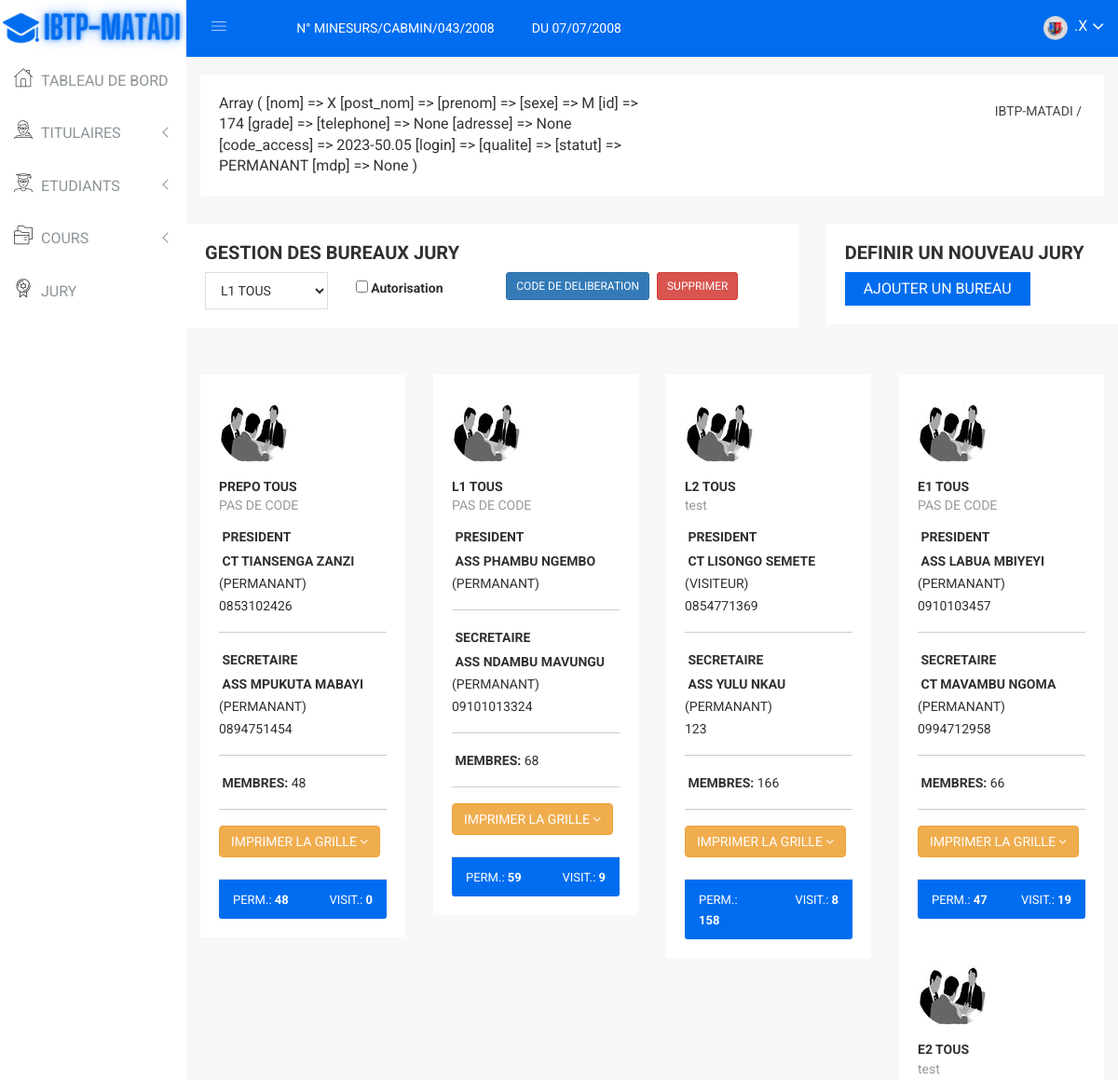
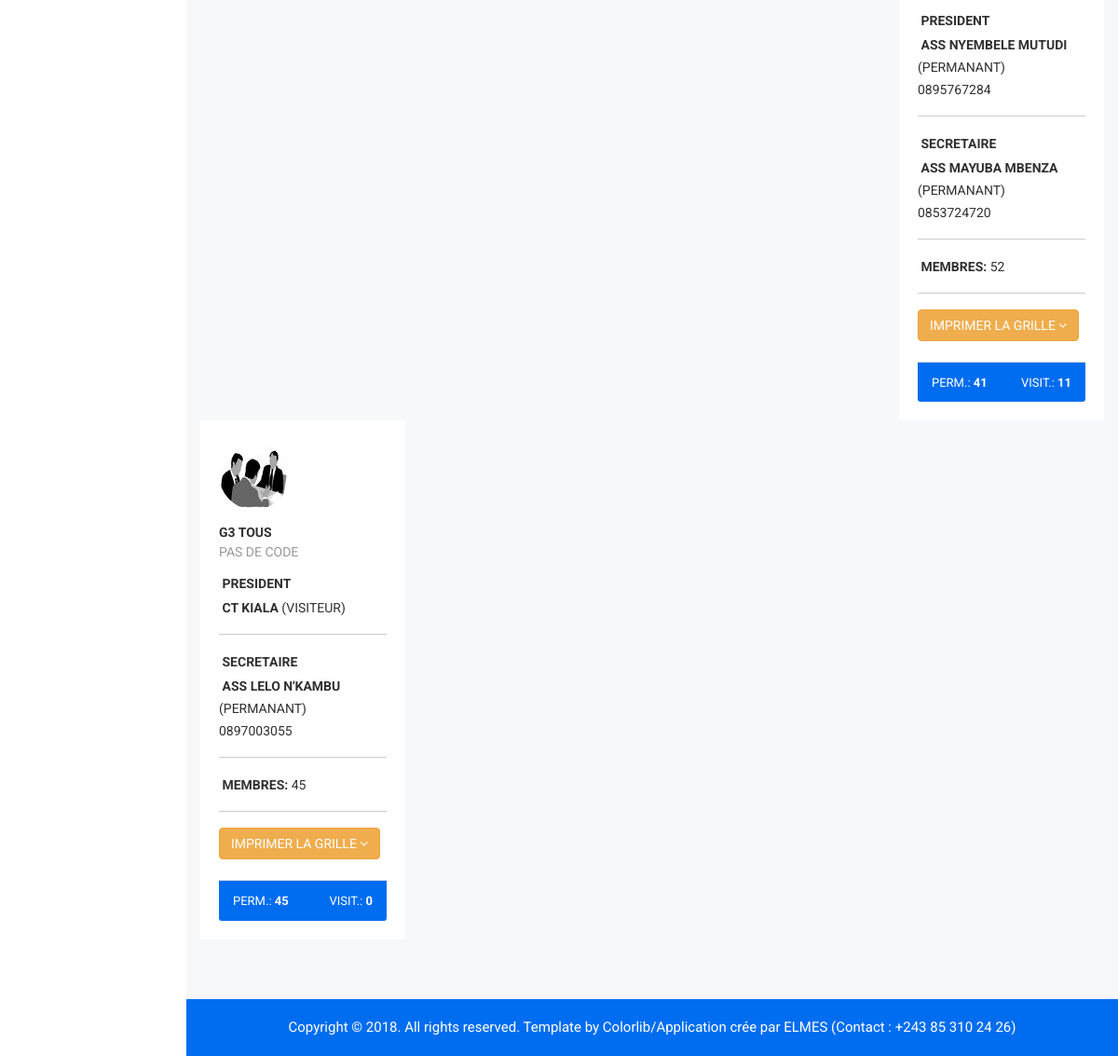
Screenshot of /index.php?gestion-jury (signed in) with the database file from the repository (2 pictures, top to bottom).
### tables this page shows
CREATE TABLE `jury` (
  `id` int(11) NOT NULL,
  `designation` varchar(255) DEFAULT NULL,
  `id_president` int(11) DEFAULT NULL,
  `mdp` varchar(255) DEFAULT NULL,
  `statut` enum('on','off') DEFAULT NULL,
  `code_auth` varchar(255) DEFAULT NULL,
  `id_secretaire` int(11) DEFAULT NULL
);

CREATE TABLE `enseignant` (
  `id` int(11) NOT NULL,
  `nom` varchar(255) DEFAULT NULL,
  `post_nom` varchar(255) DEFAULT NULL,
  `prenom` varchar(255) DEFAULT NULL,
  `sexe` enum('M','F') DEFAULT NULL,
  `code_access` varchar(255) DEFAULT NULL,
  `statut` enum('VISITEUR','PERMANANT') DEFAULT NULL,
  `grade` enum('ASS','CPP','CT','PROF','EXP') DEFAULT NULL,
  `mdp` varchar(255) DEFAULT NULL,
  `telephone` varchar(255) DEFAULT NULL,
  `adresse` varchar(255) DEFAULT NULL
);

### controleur/php/controleur.php (called while the page is built, shortened)
<?php
require "modele/modele.php";
function gestionJury(){
    $listJury = getListJury();
	require "vue/pages/gestion_jury.php";
}

### modele/modele.php (called while the page is built, shortened)
<?php
function getBdd(){
	$bdd = new PDO(
			'mysql:host=localhost;dbname=ibtp-matadi_data',
			'admin',
			'mot2p@sse'
		);
	return $bdd;
}
function getEnseignantInfos($id){
	$bdd = getBdd();
	$req = $bdd -> prepare("SELECT *
		FROM enseignant
		WHERE id = ?
	");
	$req -> execute(array($id));
	$data = $req -> fetch(PDO::FETCH_ASSOC);
	return $data;
}
function getListJury(){
	$bdd = getBdd();
	$req = $bdd -> prepare("SELECT *
							FROM jury
	");
	$req -> execute();
	return $req -> fetchAll(PDO::FETCH_ASSOC);
}

### vue/pages/gestion_jury.php (the view, shortened to what this page needs)
        <div class="contacts-area mg-b-15">
            <div class="container-fluid">
                <div class="row">
                <div class="row">
                    <div class="col-lg-8 col-md-8 col-sm-8 col-xs-12">
                        <div class="sparkline10-list mt-b-30">
                            <div class="sparkline10-hd">
                                <div class="main-sparkline10-hd">
                                    <h1>GESTION DES <span class="basic-ds-n"> BUREAUX JURY</span></h1>
                                </div>
                            </div>
                            <div class="sparkline10-graph">
                                <div class="basic-login-form-ad">
                                    <div class="row">
                                        <div class="col-lg-12 col-md-12 col-sm-12 col-xs-12">
                                            <div class="basic-login-inner inline-basic-form">
                                                <form action="#">
                                                    <div class="form-group-inner">
                                                        <div class="row">
                                                                <?php
                                                                if(count($listJury)){
                                                                ?>
                                                            <div class="col-lg-3 col-md-3 col-sm-3 col-xs-12">
                                                                <div class="form-select-list">
                                                                    <select class="form-control custom-select-value" id="current-jury">
                                                                    <?php
                                                                        foreach ($listJury as $key => $value) {
                                                                    ?>
                                                                        <option value="<?= $value['id'] ?>" <?= ($key == 1)? 'selected' : '' ?>><?= $value['designation'] ?></option>
                                                                    <?php
                                                                        }
                                                                    ?>
                                                                    </select>
                                                                </div>
                                                            </div>
                                                            <div class="col-lg-3 col-md-3 col-sm-3 col-xs-12">
                                                                <div class="inline-remember-me form-check">
                                                                    <label><input type="checkbox" class="form-check-input" id="authorisation-jury"> Autorisation </label>
                                                                </div>
                                                            </div>
                                                            <div class="col-lg-3 col-md-3 col-sm-3 col-xs-12">
                                                                <div class="login-horizental lg-hz-mg"><button class="btn btn-sm btn-primary login-submit-cs" type="submit" id="update-jury">CODE DE DELIBERATION</button></div>
                                                            </div>
                                                            <div class="col-lg-3 col-md-3 col-sm-3 col-xs-12">
                                                                <div class="login-horizental lg-hz-mg"><button class="btn btn-sm btn-danger login-submit-cs" type="submit" id="supp-jury">SUPPRIMER</button></div>
                                                            </div>
                                                            <?php
                                                            }
                                                            ?>
                                                        </div>
                                                    </div>
                                                </form>
                                            </div>
                                        </div>
                                    </div>
                                </div>
                            </div>
                        </div>
                    </div>
                    <div class="col-lg-4 col-md-4 col-sm-4 col-xs-12">
                        <div class="sparkline11-list responsive-mg-b-30">
                            <div class="sparkline11-hd">
                                <div class="main-sparkline11-hd">
                                    <h1>DEFINIR UN NOUVEAU <span class="basic-ds-n">JURY</span></h1>
                                </div>
                            </div>
                            <div class="sparkline11-graph">
                                <div class="basic-login-form-ad">
                                    <div class="row">
                                        <div class="col-lg-12 col-md-12 col-sm-12 col-xs-12">
                                            <div class="modal-bootstrap modal-login-form">
                                                <a class="zoomInDown mg-t" href="#" data-toggle="modal" data-target="#zoomInDown1">AJOUTER UN BUREAU</a>
                                            </div>
                                        </div>
                                    </div>
                                </div>
                            </div>
                        </div>
                    </div>
                </div>
                </div>
            </div>
        </div>
        <div class="contacts-area mg-b-15">
        <?php
        if (count($listJury)) {
        ?>
            <div class="container-fluid">
                <div class="row">
        <?php
            foreach ($listJury as $key => $value) {
                $infos_president = getEnseignantInfos($value['id_president']);
                $infos_secretaire = getEnseignantInfos($value['id_secretaire']);
                $infos_membres = getEnseignantsByJury($value['id']);
                $tota_membres = 0;
                $permanants = 0;
                $visiteurs = 0;
                foreach ($infos_membres as $k => $v) {
                    $tota_membres++;
                    if($v['statut'] == 'VISITEUR'){
                        $visiteurs++;
                    }else{
                        $permanants++;
                    }
                }
        ?>
                    <div class="col-lg-3 col-md-6 col-sm-6 col-xs-12">
                        <div class="hpanel hblue contact-panel contact-panel-cs responsive-mg-b-30">
                            <div class="panel-body custom-panel-jw">
                                <img alt="logo" class="img-circle m-b" src="vue/gabarit/img/contact/1.jpg">
                                <h3><a href=""><?= $value['designation'] ?></a></h3>
                                <p class="all-pro-ad"><?= ($value['code_auth']) ? $value['code_auth'] : "PAS DE CODE" ?></p>
                                <div class="course-des">
                                    <p><span><i class="fa fa-clock"></i></span> <b>PRESIDENT</b></p>
                                    <p><span><i class="fa fa-clock"></i></span> <b><?= $infos_president['grade'] ?> <?= $infos_president['nom'] ?> <?= $infos_president['post_nom'] ?> <?= $infos_president['prenom'] ?></b> (<?= $infos_president['statut'] ?>)<br /><?= $infos_president['telephone'] ?></p>
                                    <hr>
                                    <p><span><i class="fa fa-clock"></i></span> <b>SECRETAIRE</b></p>
                                    <p><span><i class="fa fa-clock"></i></span> <b><?= $infos_secretaire['grade'] ?> <?= $infos_secretaire['nom'] ?> <?= $infos_secretaire['post_nom'] ?> <?= $infos_secretaire['prenom'] ?></b> (<?= $infos_secretaire['statut'] ?>)<br /><?= $infos_secretaire['telephone'] ?></p>
                                    <hr>
                                    <p><span><i class="fa fa-clock"></i></span> <b>MEMBRES:</b> <span class="counter"><?= $tota_membres ?></span> </p>
                                    <hr>
                                </div>
                            </div>
                            <div class="row">
                                <div class="col-lg-12">
                                    <button type="button" class="btn btn-custon-four btn-warning dropdown-toggle1" data-toggle="dropdown">IMPRIMER LA GRILLE <i class="fa fa-angle-down"></i>
                                        </button>
                                </div>
                            </div>
                            <br>
                            <div class="panel-footer contact-footer">
                                <div class="row">
                                    <div class="col-lg-6 col-md-6 col-sm-6 col-xs-12">
                                        <div class="contact-stat"><span>PERM.: </span> <strong class='counter'><?= $permanants ?></strong></div>
                                    </div>
                                    <div class="col-lg-6 col-md-6 col-sm-6 col-xs-12">
                                        <div class="contact-stat pull-right"><span>VISIT.: </span> <strong class='counter'><?= $visiteurs ?></strong></div>
                                    </div>
                                </div>
                            </div>
                        </div>
                    </div>
        <?php
            }
        ?>
                </div>
            </div>
        <?php
        } else {
        ?>
            <h2>Aucune information</h2>
        <?php
        }
        ?>
        </div>
<?php require "vue/gabarit/main.php"; ?>

### rows the page displays
jury: designation "PREPO TOUS", shows "PAS DE CODE", id_president.grade "CT", id_president.nom "TIANSENGA", id_president.post_nom "ZANZI", id_president.statut "PERMANANT", id_president.telephone "0853102426", id_secretaire.grade "ASS", id_secretaire.nom "MPUKUTA", id_secretaire.post_nom "MABAYI", id_secretaire.statut "PERMANANT", id_secretaire.telephone "0894751454", tota_membres "48", permanants "48", visiteurs "0"
jury: designation "L1 TOUS", shows "PAS DE CODE", id_president.grade "ASS", id_president.nom "PHAMBU", id_president.post_nom "NGEMBO", id_president.statut "PERMANANT", id_secretaire.grade "ASS", id_secretaire.nom "NDAMBU", id_secretaire.post_nom "MAVUNGU", id_secretaire.statut "PERMANANT", id_secretaire.telephone "09101013324", tota_membres "68", permanants "59", visiteurs "9"
jury: designation "L2 TOUS", code_auth "test", id_president.grade "CT", id_president.nom "LISONGO", id_president.post_nom "SEMETE", id_president.statut "VISITEUR", id_president.telephone "0854771369", id_secretaire.grade "ASS", id_secretaire.nom "YULU", id_secretaire.post_nom "NKAU", id_secretaire.statut "PERMANANT", id_secretaire.telephone "123", tota_membres "166", permanants "158", visiteurs "8"
jury: designation "E1 TOUS", shows "PAS DE CODE", id_president.grade "ASS", id_president.nom "LABUA", id_president.post_nom "MBIYEYI", id_president.statut "PERMANANT", id_president.telephone "0910103457", id_secretaire.grade "CT", id_secretaire.nom "MAVAMBU", id_secretaire.post_nom "NGOMA", id_secretaire.statut "PERMANANT", id_secretaire.telephone "0994712958", tota_membres "66", permanants "47", visiteurs "19"
jury: designation "E2 TOUS", code_auth "test", id_president.grade "ASS", id_president.nom "NYEMBELE", id_president.post_nom "MUTUDI", id_president.statut "PERMANANT", id_president.telephone "0895767284", id_secretaire.grade "ASS", id_secretaire.nom "MAYUBA", id_secretaire.post_nom "MBENZA", id_secretaire.statut "PERMANANT", id_secretaire.telephone "0853724720", tota_membres "52", permanants "41", visiteurs "11"
jury: designation "G3 TOUS", shows "PAS DE CODE", id_president.grade "CT", id_president.nom "KIALA", id_president.statut "VISITEUR", id_secretaire.grade "ASS", id_secretaire.nom "LELO", id_secretaire.post_nom "N'KAMBU", id_secretaire.statut "PERMANANT", id_secretaire.telephone "0897003055", tota_membres "45", permanants "45", visiteurs "0"

### other values shown
$_SESSION['nom'] "X"
form field value "L1 TOUS"
